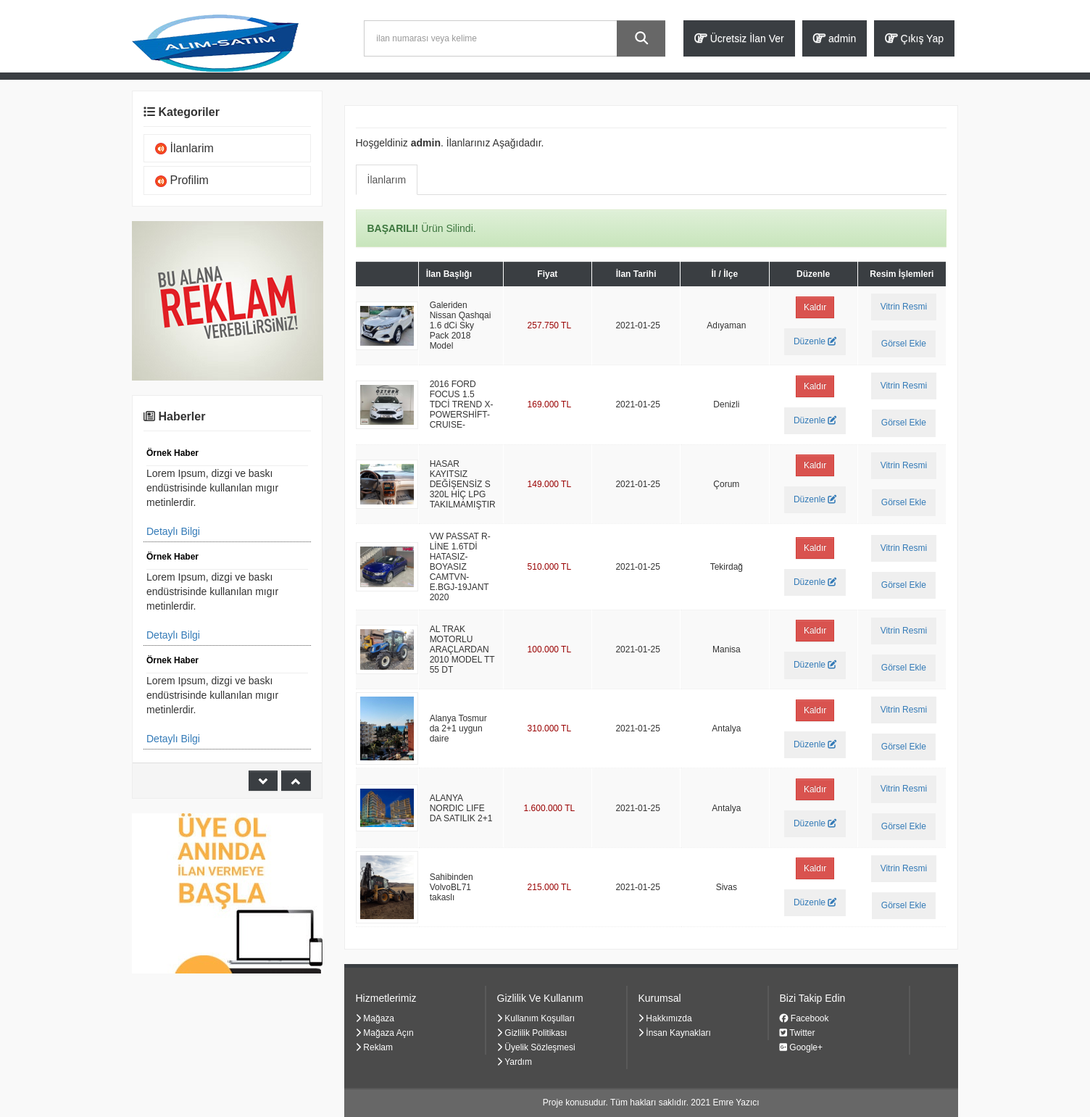
Page /ilanlarim.php?silme=ok (signed in) on the committed database.
### tables this page shows
CREATE TABLE IF NOT EXISTS `uyeler` (
  `uye_id` int(155) NOT NULL AUTO_INCREMENT,
  `uye_kayittarih` date DEFAULT current_timestamp(),
  `uye_kadi` varchar(155) NOT NULL,
  `uye_ad` varchar(155) NOT NULL,
  `uye_soyad` varchar(155) NOT NULL,
  `uye_mail` varchar(250) NOT NULL,
  `uye_telefon` varchar(15) NOT NULL,
  `uye_sifre` varchar(2000) NOT NULL,
  `uye_cinsiyet` varchar(50) NOT NULL,
  `uye_onay` tinyint(1) DEFAULT 0,
  `uye_il` varchar(58) NOT NULL,
  PRIMARY KEY (`uye_id`)
);

CREATE TABLE IF NOT EXISTS `urunler` (
  `urun_id` int(11) NOT NULL AUTO_INCREMENT,
  `urun_ad` varchar(500) NOT NULL,
  `urun_aciklama` varchar(10000) DEFAULT NULL,
  `urun_fiyat` varchar(100) NOT NULL,
  `urun_foto` varchar(500) DEFAULT NULL,
  `urun_model` int(15) NOT NULL,
  `urun_ustid` int(11) NOT NULL,
  `urun_ilantarih` date NOT NULL DEFAULT current_timestamp(),
  `urun_kimden` varchar(15) NOT NULL,
  `urun_durum` varchar(155) NOT NULL,
  `urun_garanti` varchar(15) NOT NULL,
  `urun_renk` varchar(15) NOT NULL,
  `urun_il` varchar(155) NOT NULL,
  `urun_kulid` varchar(15) NOT NULL,
  `urun_vitrin` tinyint(1) NOT NULL DEFAULT 0,
  PRIMARY KEY (`urun_id`)
);

CREATE TABLE IF NOT EXISTS `ayarlar` (
  `ayar_id` int(200) NOT NULL AUTO_INCREMENT,
  `ayar_logo` varchar(250) NOT NULL,
  `ayar_title` varchar(250) NOT NULL,
  `ayar_description` varchar(250) NOT NULL,
  `ayar_keywords` varchar(250) NOT NULL,
  `ayar_mail` varchar(200) NOT NULL,
  `ayar_footer` varchar(255) NOT NULL,
  `ayar_tel` varchar(150) NOT NULL,
  `ayar_adres` varchar(150) NOT NULL,
  `ayar_fax` varchar(150) NOT NULL,
  `uye_sozlesme` text NOT NULL,
  PRIMARY KEY (`ayar_id`),
  UNIQUE KEY `ayar_id` (`ayar_id`)
);

### ilanlarim.php (the view, shortened to what this page needs)
			<?php
include 'php/header.php';
?>
				<?php
include 'php/ilan.php';
$uyesor=mysqli_query($con, "SELECT * FROM uyeler where uye_kadi='$_SESSION[uye_kadi]'");
$uyecek=mysqli_fetch_assoc($uyesor);
?>
<div class="panel panel-default">
<div class="panel-heading">
  <h3 class="title"><?php echo $kategoriicek['kategori_ad']; ?></h3>
</div>
<div class="panel-body">
<div class="row">
  <div class="col-md-10">Hoşgeldiniz <strong><?php echo $_SESSION['uye_kadi']; ?></strong>. İlanlarınız Aşağıdadır.<br>
  </div>
</div>
<div class="row">
<div class="col-md-12">
<br>
<ul class="nav nav-tabs">
  <li role="presentation" class="active"> <a href="#">İlanlarım</a></li>
</ul>
<br />
<div class="table-responsive">
<table class="table-striped table-hover" width="100%">
<thead>
  <tr>
    <th width="110"></th> <?php if (@$_GET['silme']=="ok") { ?>
                            <div class="alert alert-success" role="alert">
                                <strong>BAŞARILI!</strong> Ürün Silindi.
                            </div>
                          <?php } ?>
    <th width="">İlan Başlığı</th>
    <th width="15%" class="center">Fiyat</th>
    <th width="15%" class="center">İlan Tarihi</th>
    <th width="15%" class="center">İl / İlçe</th>
    <th width="15%" class="center">Düzenle</th>
    <th width="15%" class="center">Resim İşlemleri</th>
  </tr>
    </thead>
  <tbody>
    <?php $urunsor="SELECT * FROM uyeler INNER JOIN urunler ON uyeler.uye_id = urunler.urun_kulid WHERE uye_id=$uyecek[uye_id] ORDER BY urun_id ASC ";
                              $sql=mysqli_query($con,$urunsor);
                              while($uruncek=mysqli_fetch_assoc($sql)){ ?>
       <tr class="ilanlar" data-id="ilandetay.php?urun_id=<?php echo $uruncek['urun_id'];?>">
                <td style="padding:0px !important"><center>
                      <a href="ilandetay.php?urun_id=<?php echo $uruncek['urun_id'];?>&urun_kulid=<?php echo $uruncek['urun_kulid'];?>"><img src="alsatadmin/<?php echo $uruncek['urun_foto']; ?>" width="100" height="100" class="img-responsive" style="max-height:100px"></a>
                  </center></td>
                <td><?php echo $uruncek['urun_ad']; ?></td>
                <td class="center fiyat"><?php echo $uruncek['urun_fiyat']; ?> TL</td>
                <td class="center"><?php echo $uruncek['urun_ilantarih']; ?></td>
                <td class="center"><?php echo $uruncek['urun_il']; ?><br><?php echo $uruncek['urun_ilce']; ?></td>
                <td class="center">
                                  <a href="alsatadmin/islem.php?urun_id=<?php echo $uruncek['urun_id']; ?>&urunnsil=ok&urunresimsil=<?php echo $uruncek['urun_foto'];?>" onclick="return confirmDel();">
                                    <button class="btn btn-danger btn-sm">Kaldır</button></a><br><br>
                                  <a href="ilanduzenle.php?urun_id=<?php echo $uruncek['urun_id']; ?> "><button style="font-size: 12px;" class="btn btn-outline-primary">Düzenle <i class='fas fa-edit'></i></button></a><br>
                </td>
                <td class="center">
                                  <a href="vitrinresmi.php?urun_id=<?php echo $uruncek['urun_id']; ?> "><button style="font-size: 12px;" class="btn btn-outline-primary">Vitrin Resmi</button></a><br><br>
                                  <a href="gorselekle.php?urun_id=<?php echo $uruncek['urun_id']; ?> "><button style="font-size: 12px;" class="btn btn-outline-primary">Görsel Ekle</button></a>
                </td>
              </tr>
      <?php }?>
        </tbody>
</table>
</div>
</div>
</div>
</div>
</div>
  <?php
include 'php/footer.php';
?>

### php/footer.php (shortened to what this page needs)
<div class="footer1 navbar navbar-static-bottom">
  <div class="container">
    <div class="row">
      <div class="col-lg-2 col-md-2 footer-line">
        <h5>Hizmetlerimiz</h5>
        <ul>
          <li><a href="#"><i class="fa fa-chevron-right"></i> Mağaza</a></li>
          <li><a href="#"><i class="fa fa-chevron-right"></i> Mağaza A&ccedil;ın</a></li>
          <li><a href="#"><i class="fa fa-chevron-right"></i> Reklam</a></li>
        </ul>
      </div>
      <div class="col-lg-2 col-md-2 footer-line">
        <h5>Gizlilik Ve Kullanım</h5>
        <ul>
          <li><a href="#"><i class="fa fa-chevron-right"></i> Kullanım Koşulları</a></li>
          <li><a href="#"><i class="fa fa-chevron-right"></i> Gizlilik Politikası</a></li>
          <li><a href="#"><i class="fa fa-chevron-right"></i> &Uuml;yelik S&ouml;zleşmesi</a></li>
          <li><a href="#"><i class="fa fa-chevron-right"></i> Yardım</a></li>
        </ul>
      </div>
      <div class="col-lg-2 col-md-2 footer-line">
        <h5>Kurumsal</h5>
        <ul>
          <li><a href="#"><i class="fa fa-chevron-right"></i> Hakkımızda</a></li>
          <li><a href="#"><i class="fa fa-chevron-right"></i> İnsan Kaynakları</a></li>
        </ul>
      </div>
      <div class="col-lg-2 col-md-2 footer-line">
        <h5>Bizi Takip Edin</h5>
        <ul>
          <li><a href="#" target="_blank"><i class="fa fa-facebook-official"></i> Facebook</a></li>
          <li><a href="#" target="_blank"><i class="fa fa-twitter-square"></i> Twitter</a></li>
          <li><a href="#" target="_blank"><i class="fa fa-google-plus-square"></i> Google+</a></li>
        </ul>
      </div>
      <div class="col-lg-2 col-md-2">
        <h5>&nbsp;</h5>
      </div>
    </div>
  </div>
</div>
<div class="footer2"> <?php echo  $ayarcek['ayar_footer']; ?> </div>
 </body>
</html>

### assets/css/style.css (style rules this page uses)
body, td, th { font-family: Arial, Helvetica, sans-serif }
.navbar { min-height: 100px; margin-bottom: 0px !important }
.panel ul { padding: 0px; margin: 0px; list-style: none; }
.table-striped th { font-size: 12px !important; border-bottom: none !important; padding: 0px !important; background-color: #3a3e42 !important; padding: 10px !important; border-right: solid 1px #fff !important; color: #fff !important; box-shadow: 0 1px 0 rgba(255, 255, 255, 0.15) inset, 0 1px 1px rgba(0, 0, 0, 0.075) !important; text-shadow: 0 -1px 0 rgba(0, 0, 0, 0.2) !important; }
.table-striped tr { border-top: none !important; cursor: pointer }
.center { text-align: center !important }
.fiyat { color: #900 !important }
.table-striped td { font-size: 12px !important; vertical-align: middle !important; border-bottom: dotted 1px #eee !important; border-top: none !important; padding: 10px; height: 90px; border-right: solid 1px #fff !important }
.table-striped td img { border: solid 1px #eee; padding: 5px; background-color: #fff }
.ilanlar { margin: 0; padding: 0; list-style-type: none }
.title { font-size: 16px; font-weight: bold; margin: 0; padding: 0; border-bottom: solid 1px #eee; padding-bottom: 10px; font-weight: 600; margin-top: 10px }
.panel-heading { background: none !important; border: none !important; }
.panel-body { margin: 0 !important; padding-top: 0 !important }
.panel-default { border: solid 1px #eee !important }
.fiyat { color: red }
.panel-body { word-wrap: break-word !important }
.footer1 { background-color:#4b4b4b; color:#fff; border-top:solid 5px #3a3e42; padding-top:25px; padding-bottom:25px; -webkit-border-radius: 0px !important; -moz-border-radius: 0px !important; border-radius: 0px !important; font-size: 12px; }
.footer1 ul { margin:0px !important; padding:0px !important }
.footer1 ul li { list-style:none; line-height:20px; }
.footer1 ul li a { color:#fff !important; }
.footer-line { border-right:solid 2px #595959 }
.footer2 { padding-top:10px; padding-bottom:10px; text-align:center; font-size:12px; background-color:#676767; color:#fff; border-top:solid 2px #595959 }

### php/ilan.php (style rules this page uses)
.panel-body table tr td { padding-left: 15px }

### rows in the picture
uyeler: urunler.urun_foto (picture), urunler.urun_ad "Galeriden Nissan Qashqai 1.6 dCi Sky Pack 2018 Model", urunler.urun_fiyat "257.750", urunler.urun_ilantarih "2021-01-25", urunler.urun_il "Adıyaman", urunler.urun_ad "2016 FORD FOCUS 1.5 TDCİ TREND X-POWERSHİFT-CRUISE-", urunler.urun_fiyat "169.000", urunler.urun_il "Denizli", urunler.urun_ad "HASAR KAYITSIZ DEĞİŞENSİZ S 320L HİÇ LPG TAKILMAMIŞTIR", urunler.urun_fiyat "149.000", urunler.urun_il "Çorum", urunler.urun_ad "VW PASSAT R-LİNE 1.6TDİ HATASIZ-BOYASIZ CAMTVN-E.BGJ-19JANT 2020", urunler.urun_fiyat "510.000", urunler.urun_il "Tekirdağ", urunler.urun_ad "AL TRAK MOTORLU ARAÇLARDAN 2010 MODEL TT 55 DT", urunler.urun_fiyat "100.000", urunler.urun_il "Manisa", urunler.urun_ad "Alanya Tosmur da 2+1 uygun daire", urunler.urun_fiyat "310.000", urunler.urun_il "Antalya", urunler.urun_ad "ALANYA NORDIC LIFE DA SATILIK 2+1", urunler.urun_fiyat "1.600.000", urunler.urun_ad "Sahibinden VolvoBL71 takaslı", urunler.urun_fiyat "215.000", urunler.urun_il "Sivas"
ayarlar: ayar_footer "Proje konusudur. Tüm hakları saklıdır. 2021 Emre Yazıcı"

### other values in the picture
$_SESSION['uye_kadi'] "admin"
